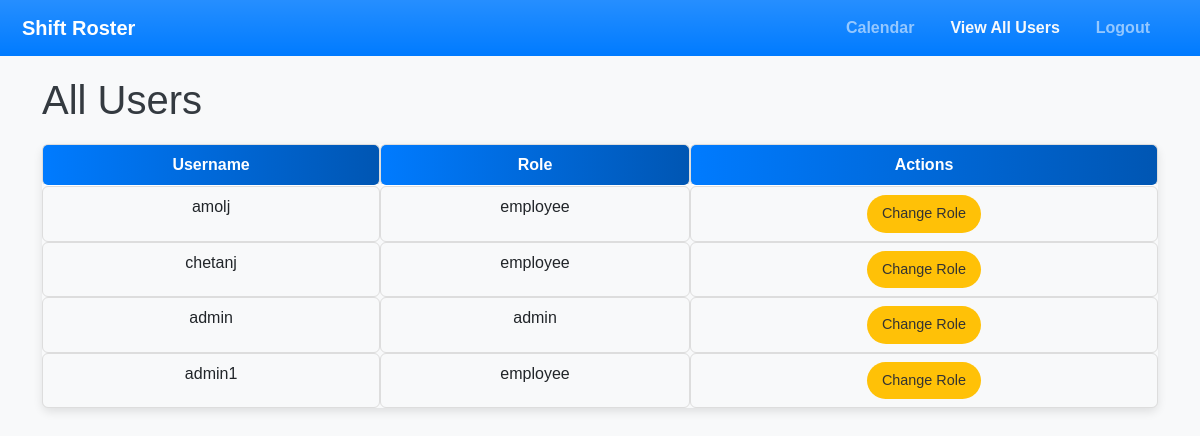
Before: /users (signed in) with the older database file.
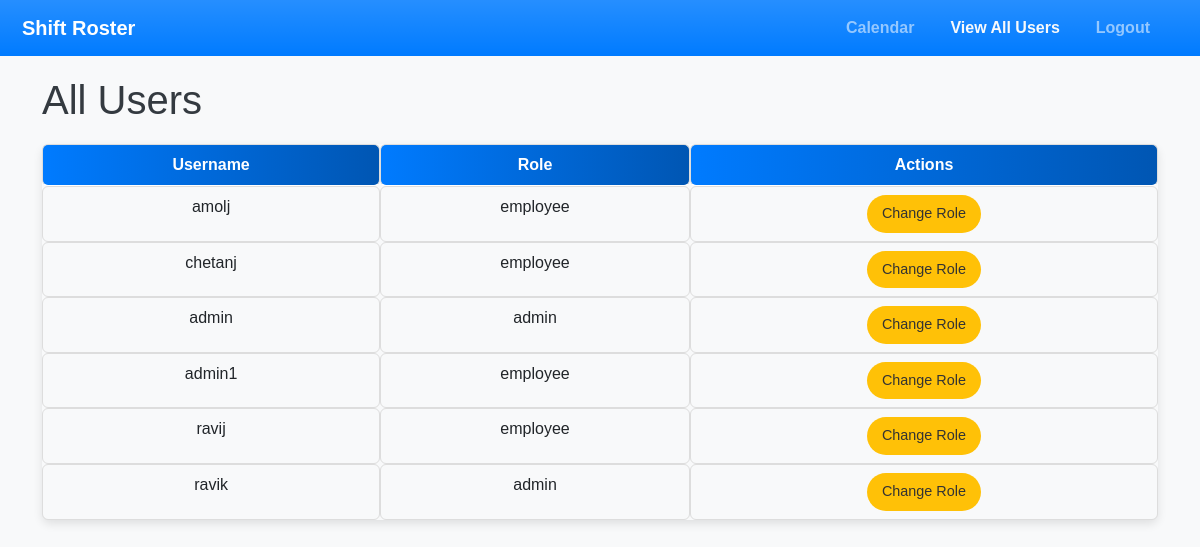
After: the same page with the newer database file.
### app.py (models this page shows, shortened)
class User(db.Model, UserMixin):  # Inherit from UserMixin
    id = db.Column(db.Integer, primary_key=True)
    username = db.Column(db.String(120), unique=True, nullable=False)
    password = db.Column(db.String(120), nullable=False)
    role = db.Column(db.String(20), nullable=False, default='employee')  # Role for admin/employee

### app.py (the view)
@app.route('/users')
@login_required
def users():
    if current_user.role != 'admin':
        flash("You do not have permission to access this page.", "danger")
        return redirect(url_for('index'))
    users = User.query.all()
    return render_template('users.html', users=users)

### app.py (called while the page is built)
@login_manager.user_loader
def load_user(user_id):
    return User.query.get(int(user_id))  # Load user by ID

### templates/users.html
{% extends 'base.html' %}
{% block content %}
    <h1>All Users</h1>
    <table class="table">
        <thead>
            <tr>
                <th>Username</th>
                <th>Role</th>
                <th>Actions</th>
            </tr>
        </thead>
        <tbody>
            {% for user in users %}
                <tr>
                    <td>{{ user.username }}</td>
                    <td>{{ user.role }}</td>
                    <td>
                        {% if session['role'] == 'admin' %}
                            <a href="{{ url_for('change_role', user_id=user.id) }}" class="btn btn-warning btn-sm">Change Role</a>
                        {% endif %}
                    </td>
                </tr>
            {% endfor %}
        </tbody>
    </table>
{% endblock %}

Changed rows visible on the page:
added User: username "ravij", role "employee"
added User: username "ravik", role "admin"
